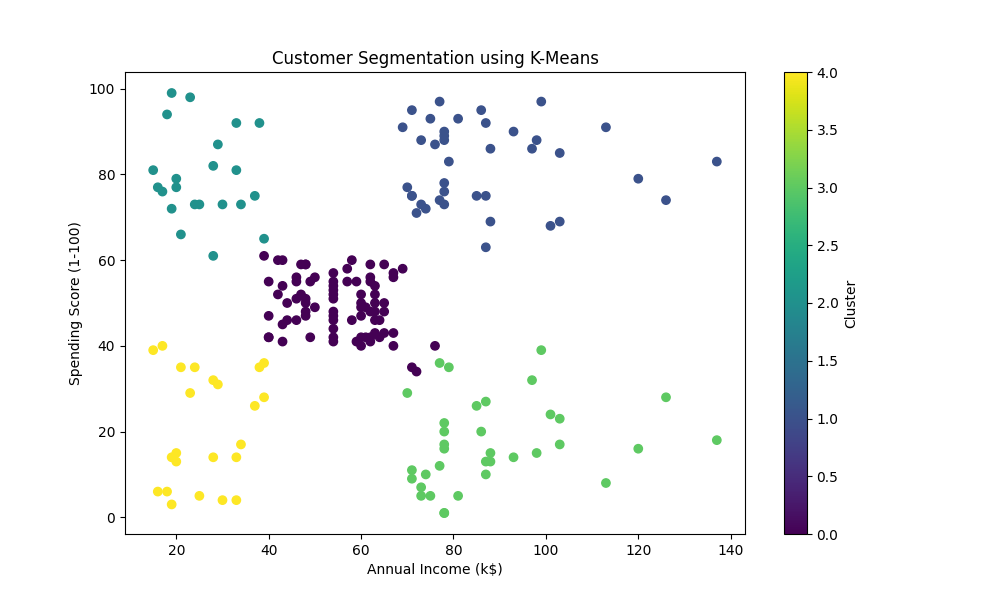

The Python source for this figure:
import pandas as pd
import matplotlib.pyplot as plt
from sklearn.preprocessing import StandardScaler
from sklearn.cluster import KMeans

# Load dataset
df = pd.read_csv("data/Mall Customers.csv")

# Select features
X = df[['Annual Income (k$)', 'Spending Score (1-100)']]

# Scale data
scaler = StandardScaler()
X_scaled = scaler.fit_transform(X)

# K-Means clustering
kmeans = KMeans(
    n_clusters=5,
    random_state=42,
    n_init=10
)

df['Cluster'] = kmeans.fit_predict(X_scaled)

# Scatter plot
plt.figure(figsize=(10, 6))

plt.scatter(
    df['Annual Income (k$)'],
    df['Spending Score (1-100)'],
    c=df['Cluster']
)

plt.xlabel('Annual Income (k$)')
plt.ylabel('Spending Score (1-100)')
plt.title('Customer Segmentation using K-Means')

plt.colorbar(label='Cluster')

# Save results
df.to_csv("Customer_Segments.csv", index=False)

print("Customer segments saved successfully!")

# Save graph
plt.savefig("images/customer_segmentation.png")

plt.show()
